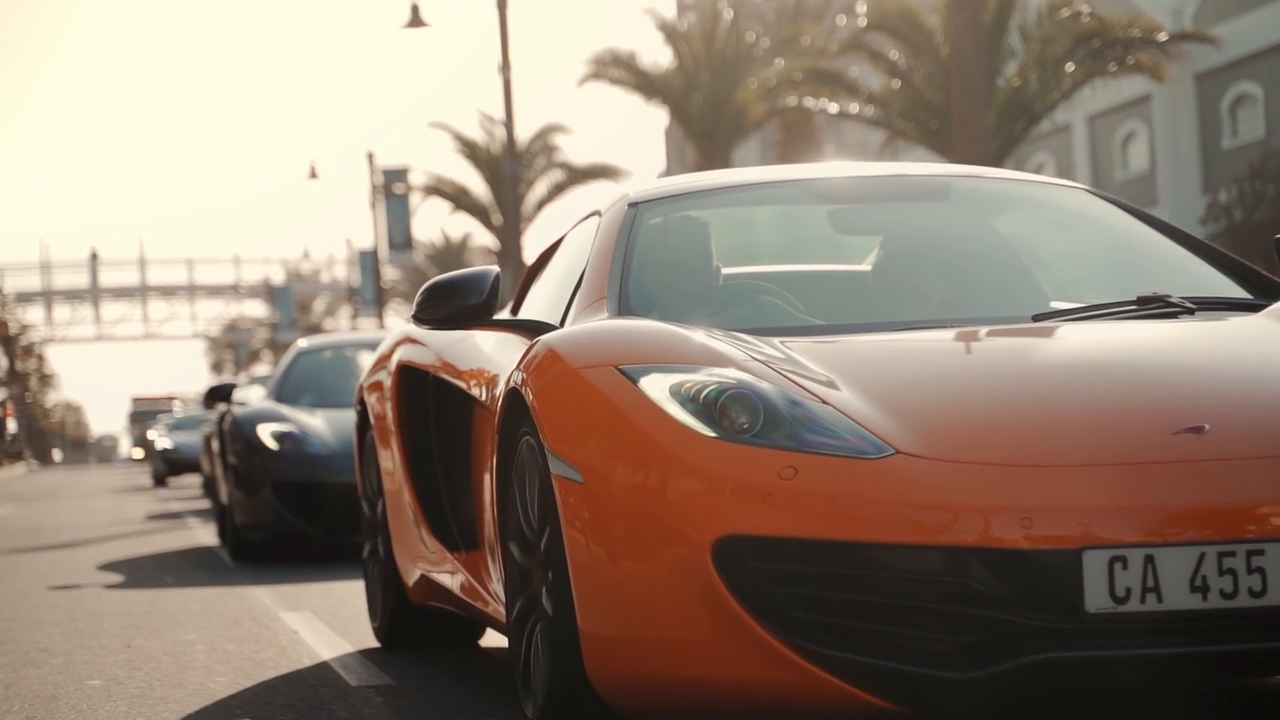
#> input picture frame 49 of Videos/video1.mp4, 1280 x 720 px, given in place of bmwm4.mp4, which was not available
$ jupyter execute '26. Simple Object Tracking by Color.ipynb'   (shell and % lines are left out)
#> lines starting #> are read from the running program, lines starting #| are printed output that depends on the picture; after the words box and inside, x2 and y2 are one past the last pixel; in counts of white or black regions, pixels touching at a corner belong together; pictures that were not available may be replaced by others from this repository, and a replacement may not be noted
[cell 1]
# Our Setup, Import Libaries, Create our Imshow Function and Download our Images
import cv2
import numpy as np
from matplotlib import pyplot as plt

# Define our imshow function
def imshow(title = "Image", image = None, size = 10):
    w, h = image.shape[0], image.shape[1]
    aspect_ratio = w/h
    plt.figure(figsize=(size * aspect_ratio,size))
    plt.imshow(cv2.cvtColor(image, cv2.COLOR_BGR2RGB))
    plt.title(title)
    plt.show()

[cell 2]
#Object Tracking
import cv2
import numpy as np

# Initalize camera
#cap = cv2.VideoCapture(0)

# define range of color in HSV
lower = np.array([20,50,90])
upper = np.array([40,255,255])

# Create empty points array
points = []

# Get default camera window size

# Load video stream, long clip
cap = cv2.VideoCapture('bmwm4.mp4')

# Get the height and width of the frame (required to be an interger)
width = int(cap.get(3))
height = int(cap.get(4))

# Define the codec and create VideoWriter object. The output is stored in '*.avi' file.
out = cv2.VideoWriter('bmwm4_output.avi', cv2.VideoWriter_fourcc('M','J','P','G'), 30, (width, height))

ret, frame = cap.read()
#> frame is the input picture: shape (720, 1280, 3); mean B, G, R 115.3, 129.7, 145.8
Height, Width = frame.shape[:2]
#> Height = 720; Width = 1280
frame_count = 0
radius = 0

while True:

    # Capture webcame frame
    ret, frame = cap.read()
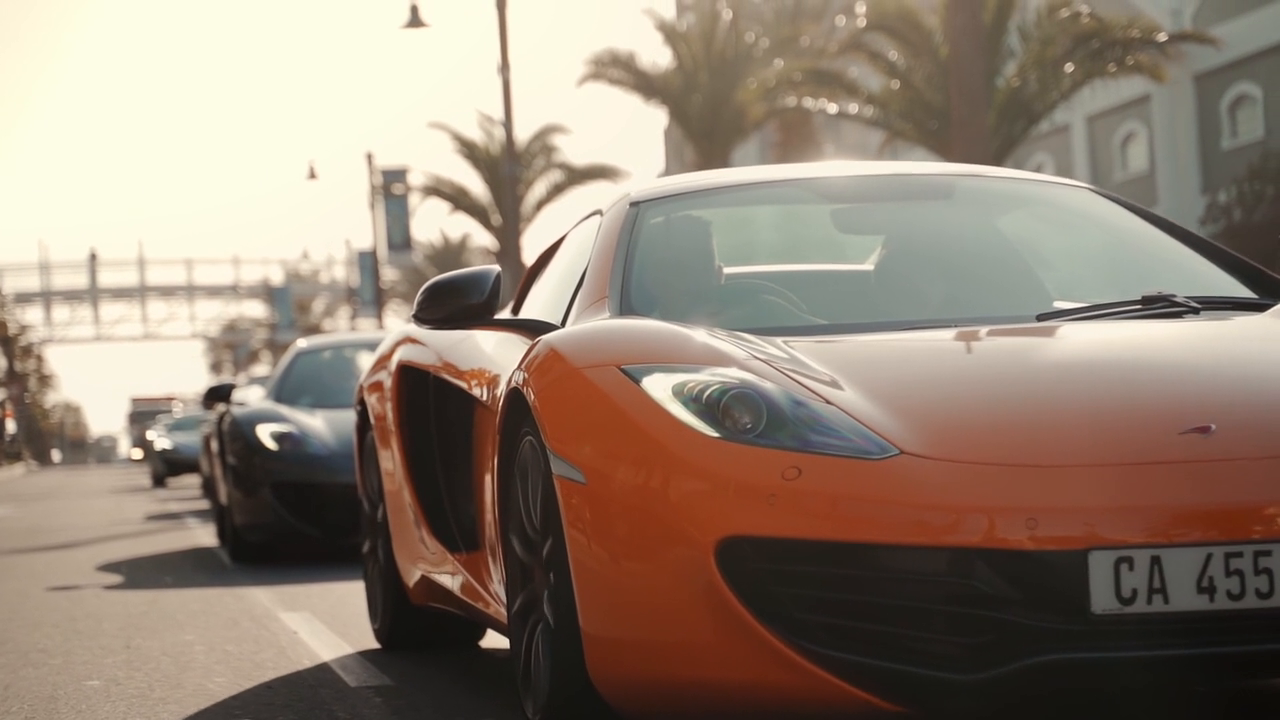
#> input picture frame 50 of Videos/video1.mp4, 1280 x 720 px, given in place of bmwm4.mp4, which was not available
#> frame is the input picture: shape (720, 1280, 3); mean B, G, R 115.3, 129.8, 145.9
    if ret:
      hsv_img = cv2.cvtColor(frame, cv2.COLOR_BGR2HSV)
#> hsv_img: shape (720, 1280, 3); mean H, S, V 22.3, 63.3, 146.8

      # Threshold the HSV image to get only green colors
      mask = cv2.inRange(hsv_img, lower, upper)
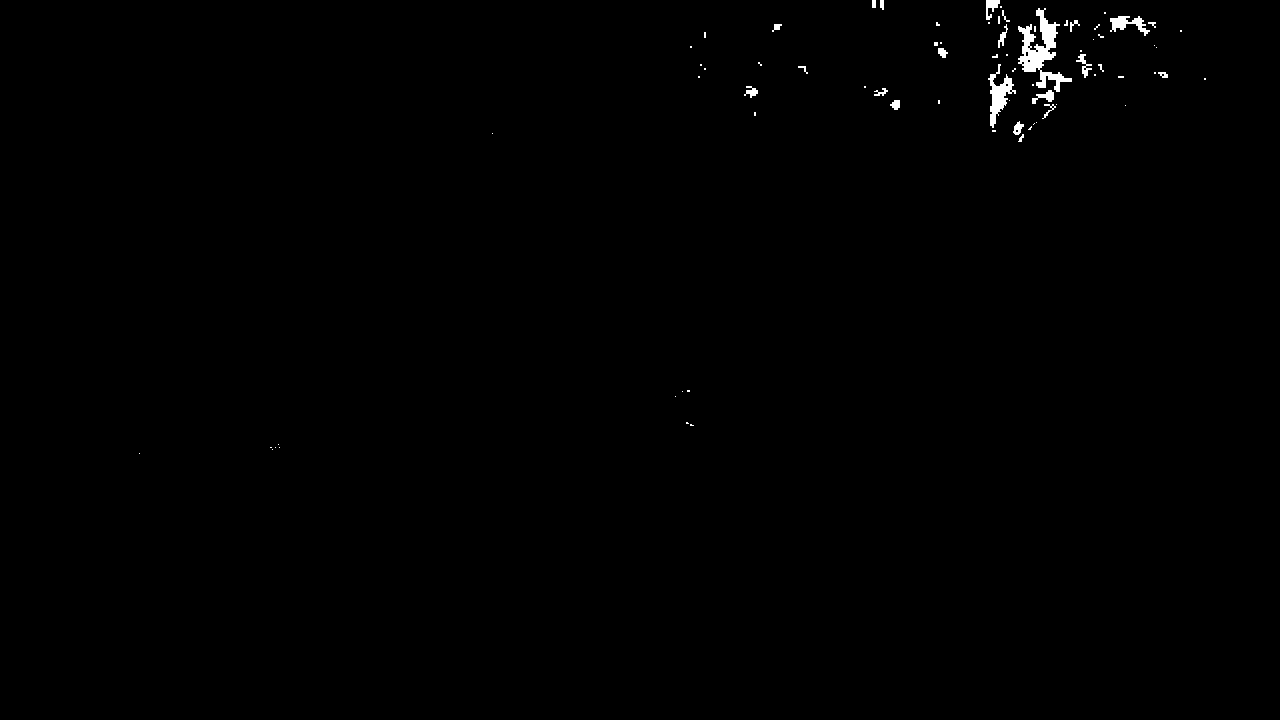
#> mask: shape (720, 1280); 0.45% white; 75 white regions (52 under 20 px)
      #mask = cv2.morphologyEx(mask, cv2.MORPH_OPEN, kernel)

      contours, _ = cv2.findContours(mask.copy(), cv2.RETR_EXTERNAL, cv2.CHAIN_APPROX_SIMPLE)
#> contours = 75 contours, 57 with area under 20; largest, box (x1, y1, x2, y2) and area: (1018, 8, 1072, 92) 1369, (988, 64, 1016, 128) 564, (1110, 16, 1150, 36) 277, (986, 0, 1000, 20) 112, (1032, 90, 1054, 104) 108

      # Create empty centre array to store centroid center of mass
      center =   int(Height/2), int(Width/2)
#> center = (360, 640)

      if len(contours) > 0:

          # Get the largest contour and its center
          c = max(contours, key=cv2.contourArea)
#> c = contour of 249 points, box (x1, y1, x2, y2) (1018, 8, 1072, 92), area 1369
          (x, y), radius = cv2.minEnclosingCircle(c)
#> x = 1048.5; y = 49.5; radius = 42.81
          M = cv2.moments(c)
#> M = moments, m00 1369, centre m10/m00, m01/m00 = (1040.2, 51.25)

          # Sometimes small contours of a point will cause a divison by zero error
          try:
              center = (int(M["m10"] / M["m00"]), int(M["m01"] / M["m00"]))
#> center = (1040, 51)

          except:
              center =   int(Height/2), int(Width/2)

          # Allow only countors that have a larger than 25 pixel radius
          if radius > 25:

              # Draw cirlce and leave the last center creating a trail
              cv2.circle(frame, (int(x), int(y)), int(radius),(0, 0, 255), 2)
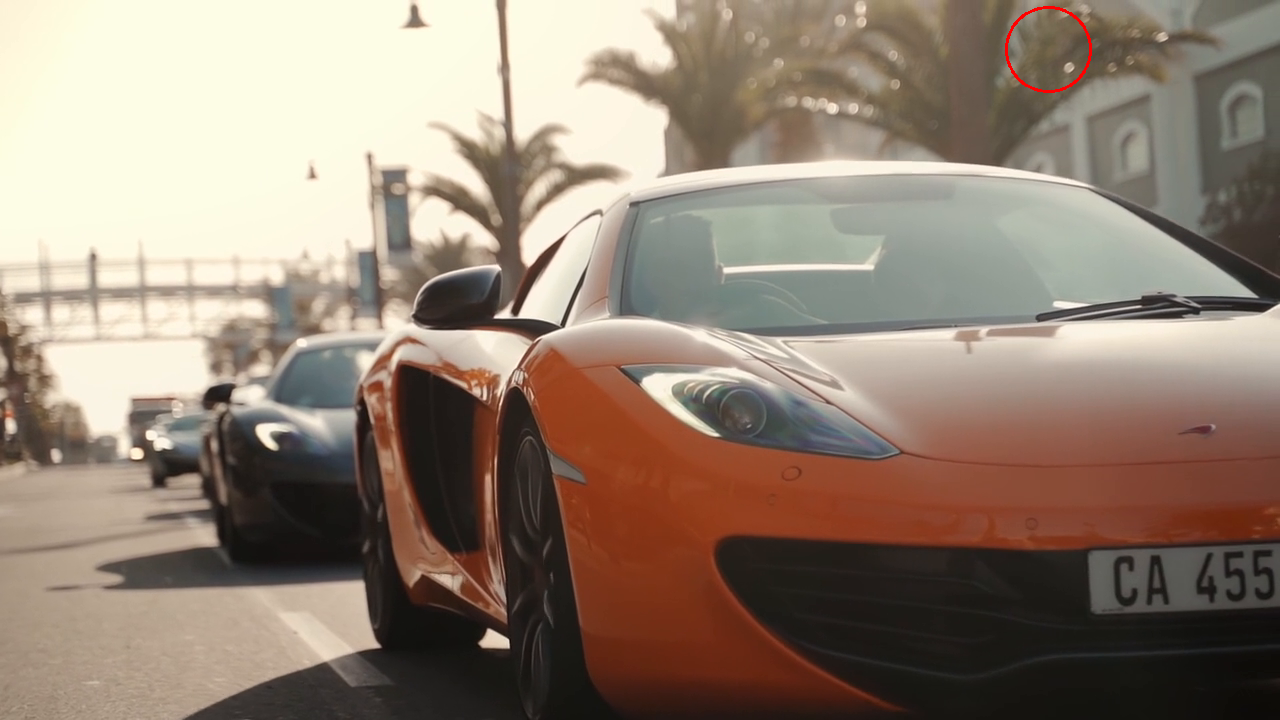
#> frame: shape (720, 1280, 3); 0.09% of pixels changed, all inside (x1, y1, x2, y2) = (1005, 6, 1092, 93)
              cv2.circle(frame, center, 5, (0, 255, 0), -1)
#> frame: shape (720, 1280, 3); 0.01% of pixels changed, all inside (x1, y1, x2, y2) = (1035, 46, 1046, 57)

          # Log center points
          points.append(center)

      # If radius large enough, we use 25 pixels
      if radius > 25:

          # loop over the set of tracked points
          for i in range(1, len(points)):
              try:
                  cv2.line(frame, points[i - 1], points[i], (0, 255, 0), 2)
              except:
                  pass
#> this loop made 0 passes

          # Make frame count zero
          frame_count = 0

      out.write(frame)
    else:
      break

# Release camera and close any open windows
cap.release()
out.release()
